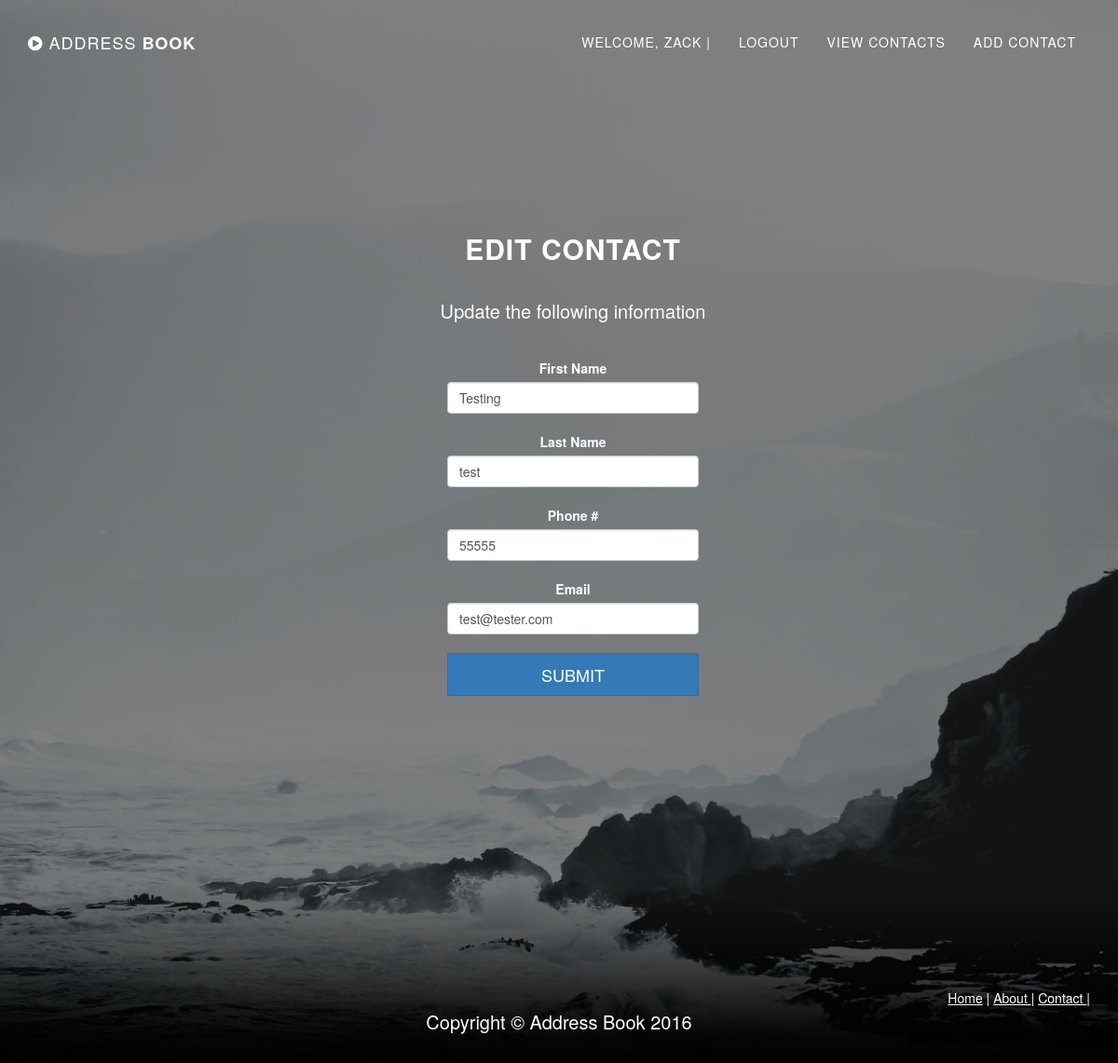
Page /contact/19 (signed in) on the committed database.
### contacts/models.py (models this page shows, shortened)
class Contact(models.Model):
    first_name = models.CharField(max_length=50)
    last_name = models.CharField(max_length=50)
    phone = models.CharField(max_length=20)
    email = models.CharField(max_length=50)

### contacts/views.py (the view)
# urls.py: url(r'^contact/([0-9]*)', views.saveContact, name='contact'),
@login_required()
def saveContact(request, contact_id=None):
    errors = []
    if request.method == 'POST':
        if not request.POST.get('first_name', ''):
            errors.append('Enter first name.')
        if not request.POST.get('last_name'):
            errors.append('Enter last name.')
        if not request.POST.get('phone', ''):
            errors.append('Enter Phone')
        if not request.POST.get('email', ''):
            errors.append('Enter Email')
        if contact_id:
            contact = Contact.objects.get(pk=contact_id)
        else:
            contact = Contact()
        contact.first_name = request.POST.get('first_name')
        contact.last_name = request.POST.get('last_name')
        contact.phone = request.POST.get('phone')
        contact.email = request.POST.get('email')
        data = {'heading': 'Thank You!',
                'content': 'Your data has been saved!',
                'errors': errors,
                }
        if errors:
            data['heading'] = 'Add New Contact'
            data['content'] = 'Fill in the following information:'
            return render(request, 'contacts/edit_contact.html', data)
        else:
            contact.first_name = request.POST.get('first_name')
            contact.last_name = request.POST.get('last_name')
            contact.phone = request.POST.get('phone')
            contact.email = request.POST.get('email')
            contact.save()
            contacts_list = Contact.objects.all()
            content = {'update': 'Contact updated successfully',
                       'contacts_list': contacts_list,
                       'heading': 'LIST OF ALL CONTACTS'
                        }
            return render(request, 'contacts/contacts.html', content)
    else:
        if not contact_id:
            data = {
                'heading': 'Add New Contact',
                'content': 'Fill in the following information',
                'errors': errors,
            }
        else:
            contact = Contact.objects.get(pk=contact_id)
            data = {
                'heading': 'Edit Contact',
                'content': 'Update the following information',
                'errors': errors,
                'contact': contact,
            }
        return render(request, 'contacts/edit_contact.html', data)

### contacts/templates/contacts/edit_contact.html (shortened to what this page needs)
{% extends 'contacts/base.html' %}
{% block content %}
    <section class="container content-section text-center">
        <div class="row">
            <div class="col-lg-8 col-lg-offset-2">
                <h2>{{ heading }}</h2>
                <p> {{ content }} </p>
                <form role="form" action="{% url 'contact' contact.id %}" method="post" novalidate>
                 <div class="container" id="login-form" style="max-width: 300px;">
                    <label for="first_name" name="first_name" >First Name</label>
                    <input id="firt_name" type="text" id="first_name" class="form-control" name="first_name" required autofocus value="{{ contact.first_name }}" ><br />
                    <label>Last Name</label>
                    <input id="last_name" type="text" name="last_name" class="form-control" required autofocus value="{{ contact.last_name }}" ><br />
                    <label>Phone #</label>
                    <input id="phone-number" maxlength="14" type="text" name="phone" class="form-control" required autofocus value="{{ contact.phone }}" required><br />
                    <label>Email</label>
                    <input id="email" type="text" name="email" class="form-control" required autofocus value="{{ contact.email }}" required><br />
                    <div>
                        <button class="btn btn-lg btn-primary btn-block" type="submit">Submit</button>
                    </div>
                 </div>
                </form>
            </div>
        </div>
    </section>
{% endblock %}

### contacts/templates/contacts/nav.html (shortened to what this page needs)
<div class= "navbar-wrapper">
    <div class="container">
        <nav class="navbar navbar-custom navbar-fixed-top" role="navigation">
            <div class="container">
                <div class="navbar-header">
                    <a class="navbar-brand page-scroll" href="/index/">
                        <i class="fa fa-play-circle"></i>  <span class="light">Address </span> Book
                    </a>
                </div>
                <div class="collapse navbar-collapse navbar-right navbar-main-collapse">
                    <ul class="nav navbar-nav">
                        {% if user.is_authenticated %}
                        <li>
                                <a class="page-scroll" >Welcome, {{ user.username}} |</a>
                        </li>
                        <li>
                            <a class ="page-scroll" href="{% url 'logout' %}">Logout</a>
                        </li>
                        {% else %}
                        <li>
                            <a class ="page-scroll" href="{% url 'login' %}">Login</a>
                        </li>
                        {% endif %}
                        <li>
                            <a class="page-scroll" href="/contacts/">View Contacts</a>
                        </li>
                        <li>
                            <a class="page-scroll" href="/addcontact/">Add Contact</a>
                        </li>
                    </ul>
                </div>
            </div>
        </nav>
    </div>
</div>

### contacts/static/contacts/css/grayscale.css (style rules this page uses)
body { width: 100%; height: 100%; font-family: Lora,"Helvetica Neue",Helvetica,Arial,sans-serif; color: #fff; background-color: #000; }
html { width: 100%; height: 100%; }
h1, h2, h3, h4, h5, h6 { margin: 0 0 35px; text-transform: uppercase; font-family: Montserrat,"Helvetica Neue",Helvetica,Arial,sans-serif; font-weight: 700; letter-spacing: 1px; }
p { margin: 0 0 25px; font-size: 18px; line-height: 1.5; }
@media (min-width:768px) { p { margin: 0 0 35px; font-size: 20px; line-height: 1.6; } }
a { color: #0aecb8; -webkit-transition: all .2s ease-in-out; -moz-transition: all .2s ease-in-out; transition: all .2s ease-in-out; }
.light { font-weight: 400; }
.navbar-custom { margin-bottom: 0; border-bottom: 1px solid rgba(255,255,255,.3); text-transform: uppercase; font-family: Montserrat,"Helvetica Neue",Helvetica,Arial,sans-serif; background-color: #000; }
.navbar-custom .navbar-brand { font-weight: 700; }
.navbar-custom a { color: #fff; }
.navbar-custom .nav li a { -webkit-transition: background .3s ease-in-out; -moz-transition: background .3s ease-in-out; transition: background .3s ease-in-out; }
@media (min-width:768px) { .navbar-custom { padding: 20px 0; border-bottom: 0; letter-spacing: 1px; background: 0 0; -webkit-transition: background .5s ease-in-out,padding .5s ease-in-out; -moz-transition: background .5s ease-in-out,padding .5s ease-in-out; transition: background .5s ease-in-out,padding .5s ease-in-out; } }
.intro { display: table; width: 100%; height: auto; padding: 100px 0; text-align: center; color: #fff; background: url(../img/intro-bg.jpg) no-repeat bottom center scroll; background-color: #000; -webkit-background-size: cover; -moz-background-size: cover; background-size: cover; -o-background-size: cover; }
@media (min-width:768px) { .intro { height: 100%; padding: 0; } }
.content-section { padding-top: 100px; }
@media (min-width:767px) { .content-section { padding-top: 250px; } }
.btn { border-radius: 0; text-transform: uppercase; font-family: Montserrat,"Helvetica Neue",Helvetica,Arial,sans-serif; font-weight: 400; -webkit-transition: all .3s ease-in-out; -moz-transition: all .3s ease-in-out; transition: all .3s ease-in-out; }
body { webkit-tap-highlight-color: rgba(255,255,255,.2); }

### rows in the picture
Contact: first_name "Testing", last_name "test", phone "55555", email "test@tester.com"

### other values in the picture
{{ user.username }} "ZACK"
{{ heading }} "EDIT CONTACT"
{{ content }} "Update the following information"
